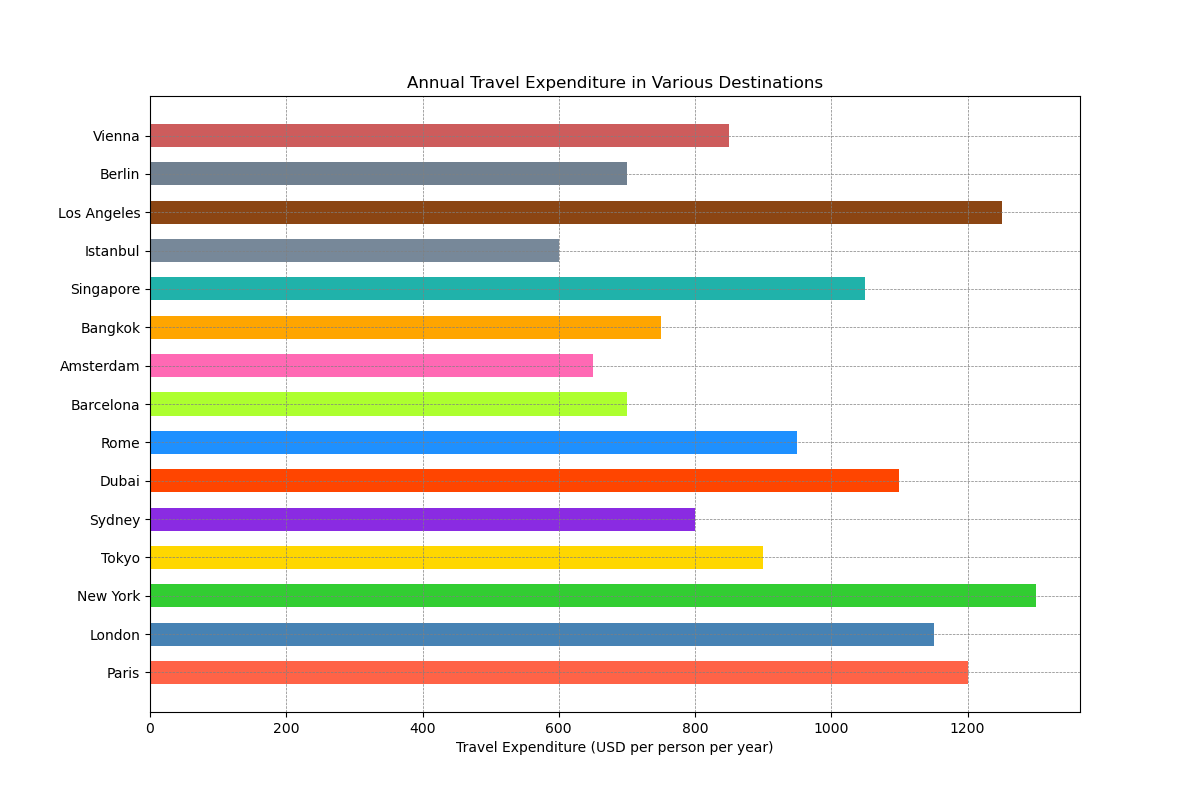

Python code for this plot:

import matplotlib.pyplot as plt

# Data for the chart
destinations = ['Paris', 'London', 'New York', 'Tokyo', 'Sydney', 
                'Dubai', 'Rome', 'Barcelona', 'Amsterdam', 'Bangkok', 
                'Singapore', 'Istanbul', 'Los Angeles', 'Berlin', 'Vienna']
expenditure = [1200, 1150, 1300, 900, 800, 
               1100, 950, 700, 650, 750, 
               1050, 600, 1250, 700, 850]

# Setting colors for each bar
colors = ['#FF6347', '#4682B4', '#32CD32', '#FFD700', '#8A2BE2', 
          '#FF4500', '#1E90FF', '#ADFF2F', '#FF69B4', '#FFA500', 
          '#20B2AA', '#778899', '#8B4513', '#708090', '#CD5C5C']

# Increase the width and height of the chart
plt.figure(figsize=(12, 8))

# Change the direction of the chart to horizontal and modify the bar width
plt.barh(destinations, expenditure, color=colors, height=0.6)

# Customizing the chart with titles and labels
plt.xlabel('Travel Expenditure (USD per person per year)')
plt.title('Annual Travel Expenditure in Various Destinations')
plt.grid(color='gray', linestyle='--', linewidth=0.5)

# Display the bar chart
plt.show()
